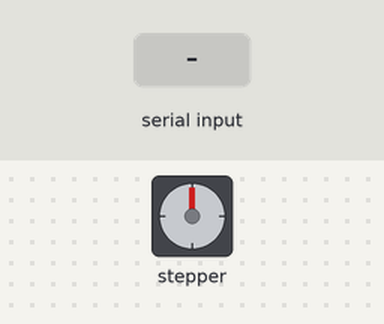
This program was run on a simulated Raspberry Pi (header pin numbers). Shown: stepper motor. The inputs (shaded band) are chosen by the test bench. The stepper is drawn at 2048 steps a turn; what the program prints to the terminal is not drawn.

Above: at 1.2 s.
1.3 s: "5" typed at the terminal
2.8 s: "90" typed at the terminal
Timing chart, 0 to 7.7 s (numbered marks = the images above; inputs shaded):
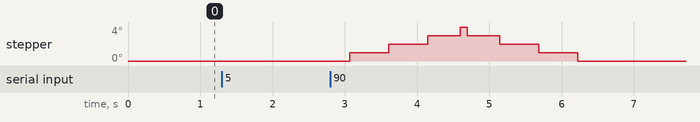

Measured:
- after the input at 1.3 s, every drawn part: stays the same

The program:

step_steps.py
```python
import RPi.GPIO as GPIO
import time

GPIO.setmode(GPIO.BOARD)

step_pin = [11,12,13,15]
btn = 32

GPIO.setup(step_pin,GPIO.OUT)
GPIO.setup(btn,GPIO.IN,pull_up_down=GPIO.PUD_UP)

def Step(s1,s2,s3,s4):
    GPIO.output(step_pin[0],s1)
    GPIO.output(step_pin[1],s2)
    GPIO.output(step_pin[2],s3)
    GPIO.output(step_pin[3],s4)


def stepper_f(delay,steps):
    for i in range(steps):
        Step(1,1,0,0)
        time.sleep(delay)
        Step(0,1,1,0)
        time.sleep(delay)
        Step(0,0,1,1)
        time.sleep(delay)
        Step(1,0,0,1)
        time.sleep(delay)

def stepper_b(delay,steps):
    for i in range(steps):
        Step(1,1,0,0)
        time.sleep(delay)
        Step(1,0,0,1)
        time.sleep(delay)
        Step(0,0,1,1)
        time.sleep(delay)
        Step(0,1,1,0)
        time.sleep(delay)

try:
    while True:
        steps = int(raw_input('Number of steps: '))
        delay = int(raw_input('Delay in ms: '))
        stepper_f(delay/1000.0, steps)
        stepper_b(delay/1000.0, steps)
except KeyboardInterrupt:
    pass

GPIO.cleanup()
```
